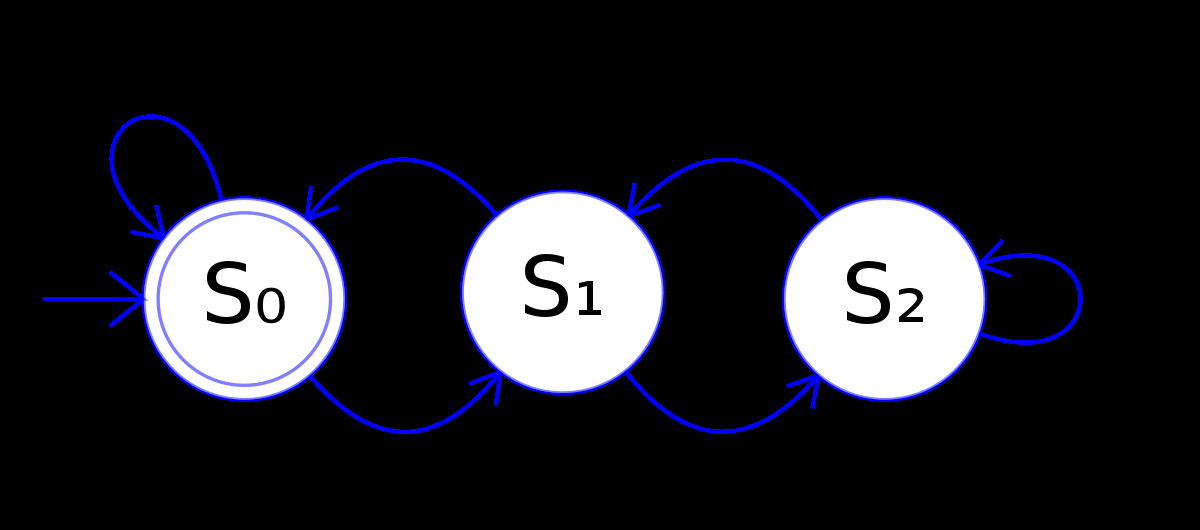
#> input picture dfa1.png, 1200 x 530 px
$ python contour.py   (older library calls are emulated)
#> lines starting #> are read from the running program, lines starting #| are printed output that depends on the picture; after the words box and inside, x2 and y2 are one past the last pixel; in counts of white or black regions, pixels touching at a corner belong together; long printed decimals are rounded
import numpy as np
import cv2
import imutils
im = cv2.imread('dfa1.png')
#> im is the input picture: shape (530, 1200, 3); mean B, G, R 41.8, 35.5, 35.5
im2 = cv2.cvtColor(im, cv2.COLOR_BGR2GRAY)
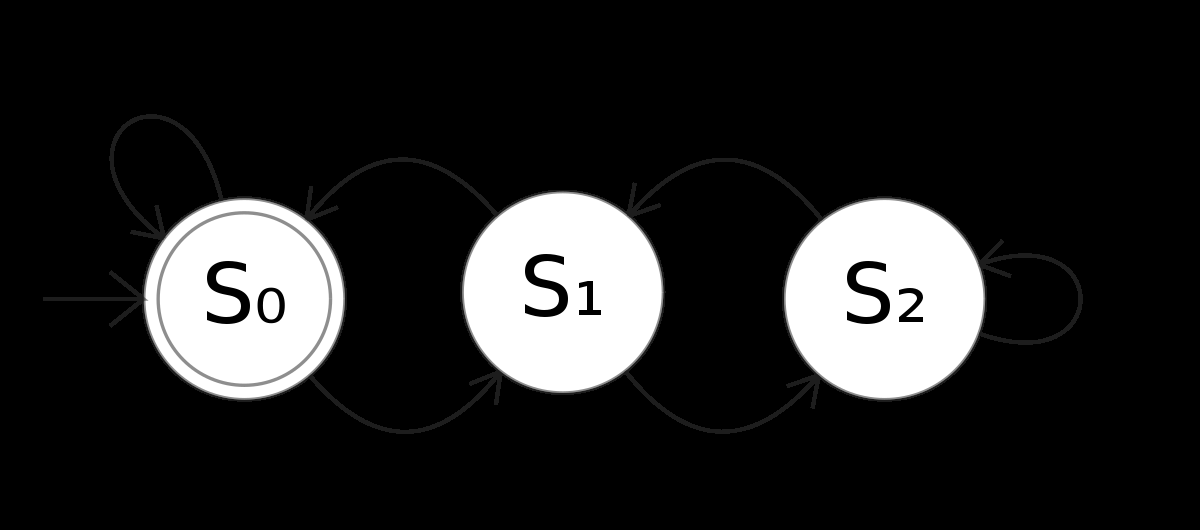
#> im2: shape (530, 1200); min 0, max 255, mean 36.2
ret, thresh = cv2.threshold(im2, 0, 150, 0)
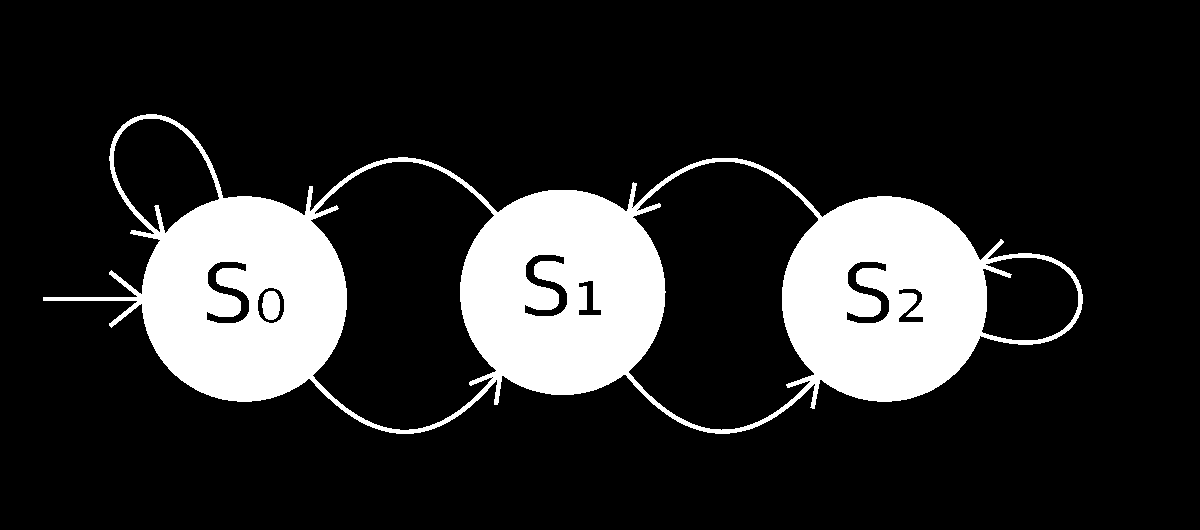
#> thresh: shape (530, 1200); values 0 (black) and 150 (white), 16.5% white; 2 white regions
#im2, contours, hierarchy = cv2.findContours(thresh, cv2.RETR_TREE, cv2.CHAIN_APPROX_SIMPLE)
im2,cnts,hierarchy = cv2.findContours(thresh, cv2.RETR_TREE, cv2.CHAIN_APPROX_SIMPLE)
#> cnts = 15 contours, 3 with area under 20; largest, box (x1, y1, x2, y2) and area: (43, 114, 1083, 434) 191122, (628, 161, 819, 431) 35532, (310, 161, 497, 431) 34900, (113, 118, 220, 234) 7929, (981, 257, 1079, 341) 6634

#cnts = cv2.findContours(thresh.copy(), cv2.RETR_TREE,cv2.CHAIN_APPROX_SIMPLE) #cv2.RETR_EXTERNAL
#cnts = cnts[0] if imutils.is_cv2() else cnts[1]

for i in range(len(cnts)):
	#print("length",len(cnts[i]))
	c=cnts[i]
	#print(c)
	if(len(cnts[i])>=5):
		(x,y),(MA,ma),angle = cv2.fitEllipse(c)
		print(angle)
		if(angle>50):

			extLeft = tuple(c[c[:, :, 0].argmin()][0])
			extRight = tuple(c[c[:, :, 0].argmax()][0])
			extTop = tuple(c[c[:, :, 1].argmin()][0])
			extBot = tuple(c[c[:, :, 1].argmax()][0])


			cv2.drawContours(im, [c], -1, (0, 255, 255), 2)
			cv2.circle(im, extLeft, 8, (0, 0, 255), -1)
			cv2.circle(im, extRight, 8, (0, 255, 0), -1)
			cv2.circle(im, extTop, 8, (255, 0, 0), -1)
			cv2.circle(im, extBot, 8, (255, 255, 0), -1)
#> this loop made 15 passes
#> (x, y, MA, ma, angle, extLeft, extRight, extTop) on passes 1, 3, 4, 6, 9, 13, 14, 15: (542.3, 286.6, 271.3, 1005.6, 93.36, (43, 297), (1082, 303), (146, 114)), (909.8, 305.7, 27.86, 40.13, 170.7, (898, 321), (923, 317), (903, 288)), (270.6, 304.9, 28.15, 36.18, 179.6, (257, 310), (284, 299), (268, 287)), (590.8, 297.5, 34.31, 39.44, 69.89, (578, 314), (601, 310), (588, 280)), (1025.9, 299.9, 84.93, 106.2, 84.12, (981, 331), (1078, 291), (1012, 257)), (723.1, 294.8, 168.7, 289.5, 178, (628, 372), (818, 218), (715, 161)), (403.1, 294.9, 165.6, 290.4, 175.6, (310, 220), (496, 370), (392, 161)), (162.5, 171.4, 89.59, 115.2, 142.6, (113, 166), (219, 197), (143, 118))
#> (x, y, MA, ma, angle) on passes 5, 7, 8, 10: (270.7, 304.9, 17.38, 30, 0.348), (867.4, 294.2, 41.13, 69.2, 5.53), (227.4, 294.2, 41.13, 69.2, 5.53), (545.4, 287.2, 41.13, 69.2, 5.53)
#| 93.358
#| 170.719
#| 179.554
#| 0.3477
#| 69.892
#| 5.529
#| 5.529
#| 84.118
#> (further printed lines are left out)
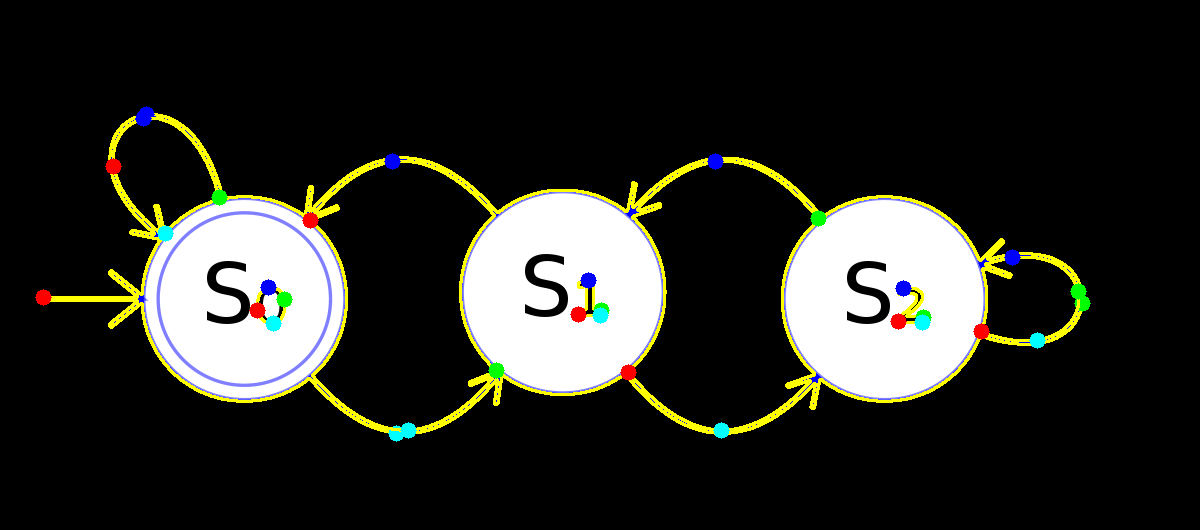
#> im: shape (530, 1200, 3); 3.78% of pixels changed, all inside (x1, y1, x2, y2) = (35, 106, 1091, 442)


'''cnt=contours[0]
print(cnt)
M=cv2.moments(cnt)
area=cv2.contourArea(cnt)
print(area)
perimeter=cv2.arcLength(cnt,True)
print(perimeter)'''


'''epsilon = cv2.arcLength(contours[0],True)
approx = cv2.approxPolyDP(contours[0],epsilon,True)'''
'''crop_img = im2[290:400,144:600]'''
cv2.imshow("ot",im)
cv2.waitKey()
